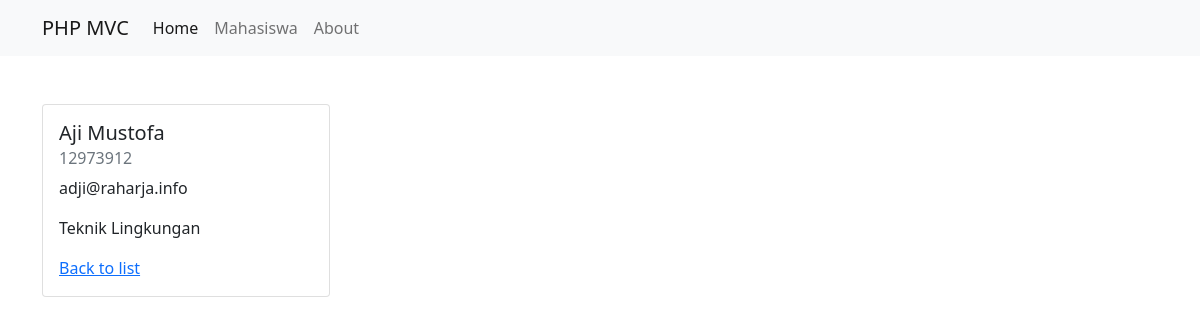
Before: /public/mahasiswa/detail/6 with the older database file.
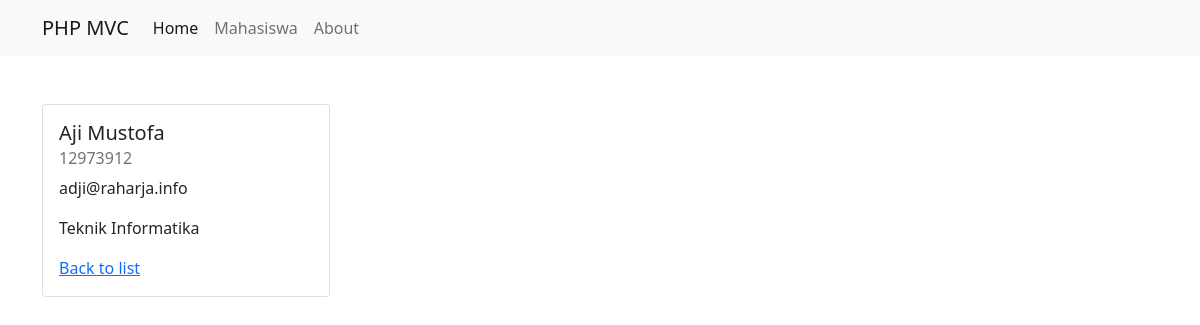
After: the same page with the newer database file.
### tables this page shows
CREATE TABLE `mahasiswa` (
  `id` int(11) NOT NULL,
  `nama` varchar(100) NOT NULL,
  `nim` varchar(100) NOT NULL,
  `email` varchar(100) NOT NULL,
  `jurusan` varchar(100) NOT NULL
);

### app/core/Controller.php (called while the page is built, shortened)
<?php
class Controller {
    public function view($view, $data = []) {
        $viewPath = "../app/views/";
        require_once $viewPath .  $view . '.php';
    }
    public function model($model) {
        return new $model;
    }
}

### app/controllers/mahasiswa.php (called while the page is built, shortened)
<?php
class Mahasiswa extends Controller{
    public function detail($id) {
        $data['judul'] = 'Detail Mahasiswa';
        $data['mhs'] = $this->model('Mahasiswa_model')->getMahasiswaById($id);
        $this->view('mahasiswa/detail', $data);
    }
}

### app/core/App.php (called while the page is built, shortened)
<?php
class App {
    protected $method = 'index';
    protected $params = [];
    public function __construct() {
        $url = $this->parseURL();
        $ctrlPath = '../app/controllers/';
        $FExist = file_exists($ctrlPath . $url[0] . '.php');
        if($FExist) {
            unset($url[0]);
        } else {
        }
        $this->controller = new $this->controller;
        if(isset($url[1])) {
            if(method_exists($this->controller, $url[1])) {
                $this->method = $url[1];
                unset($url[1]);
            }
        }
        if(!empty($url)) {
            $this->params = array_values($url);
        }
        call_user_func_array([$this->controller, $this->method], $this->params);
    }
    public function parseURL() {
        if(isset($_GET['url'])) {
            $url = rtrim($_GET['url'], '/');
            $url = filter_var($url, FILTER_SANITIZE_URL);
            $url = explode('/', $url);
            return $url;
        }
    }
}

### public/index.php (called while the page is built, shortened)
<?php
$app = new App;

### app/core/Database.php (called while the page is built, shortened)
<?php
class Database {
    private $host = DB_HOST;
    private $user = DB_USER;
    private $pass = DB_PASS;
    private $db_name = DB_NAME;
    private $dbh;
    private $stmt;
    public function __construct() {
        $dsn = 'mysql:host='. $this->host .';dbname=' .$this->db_name;
        $option = [
            PDO::ATTR_PERSISTENT => true,
            PDO::ATTR_ERRMODE => PDO::ERRMODE_EXCEPTION
        ];
        try {
            $this->dbh = new PDO($dsn, $this->user, $this->pass, $option);
        } catch(PDOException $e) {
            die($e->getMessage());
        }
    }
    public function query($query) {
        $this->stmt = $this->dbh->prepare($query);
    }
    public function bind($param, $value, $type = null) {
        if(is_null($type)) {
            switch(true) {
                default :
                    $type = PDO::PARAM_STR;
                    break;
            }
        }
        $this->stmt->bindValue($param, $value, $type);
    }
    public function execute()
    {
        $this->stmt->execute();
    }
    public function single() {
        $this->execute();
        return $this->stmt->fetch(PDO::FETCH_ASSOC);
    }
}

### app/models/Mahasiswa_model.php (called while the page is built, shortened)
<?php
class Mahasiswa_model {
    private $table = 'mahasiswa';
    private $db;
    public function __construct() {
        $this->db = new Database;
    }
    public function getMahasiswaById($id) {
        $this->db->query('SELECT * FROM ' . $this->table . ' WHERE id=:id');
        $this->db->bind('id', $id);
        return $this->db->single();
    }
}

### app/views/mahasiswa/detail.php (the view)
<div class="container mt-5">
    <div class="card" style="width: 18rem;">
        <div class="card-body">
            <h5 class="card-title"><?= $data['mhs']['nama']; ?></h5>
            <h6 class="card-subtitle mb-2 text-muted"><?= $data['mhs']['nim']; ?></h6>
            <p class="card-text"><?= $data['mhs']['email']; ?></p>
            <p class="card-text"><?= $data['mhs']['jurusan']; ?></p>
            <a href="<?= BASEURL ?>/mahasiswa" class="card-link">Back to list</a>
        </div>
    </div>
</div>

Changed rows visible on the page:
changed mahasiswa "Aji Mustofa": jurusan "Teknik Lingkungan" → "Teknik Informatika"
